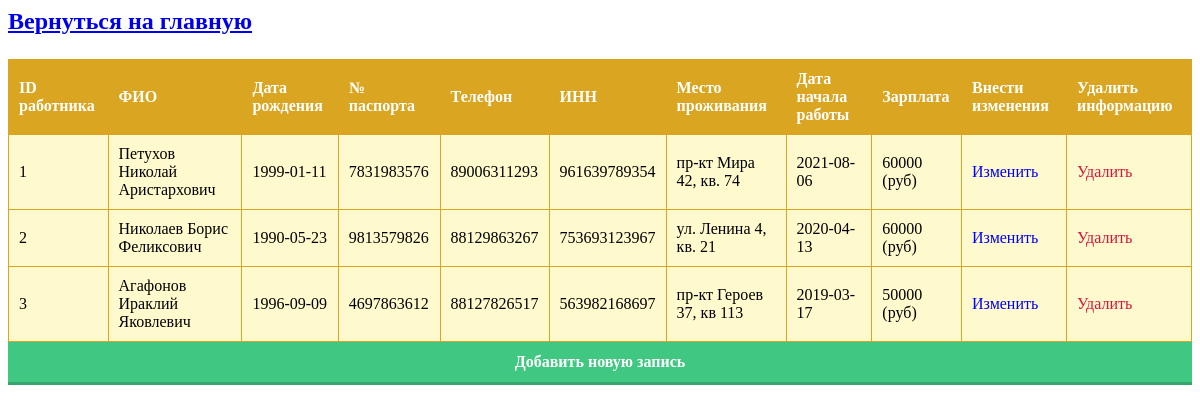
Screenshot of /app/worker.php with the database file from the repository.
### app/worker.php (the view, shortened to what this page needs)
<a href="index.php"><h2><p align="left">Вернуться  на главную</p></h2></a>
<?php
include ("db.php");
?>
<html>
<head>
<link rel="stylesheet" href="button.css">
</head>
<body>
<table class="myTable">
<tr>
<th>ID работника</th>
<th>ФИО</th>
<th>Дата рождения</th>
<th>№ паспорта</th>
<th>Телефон</th>
<th>ИНН</th>
<th>Место проживания</th>
<th>Дата начала работы</th>
<th>Зарплата</th>
<th>Внести изменения</th>
<th>Удалить информацию</th>
</tr>
<?php
$pro = mysqli_query($db, "SELECT * FROM работники");
$pro = mysqli_fetch_all($pro);
foreach ($pro as $pr) {
?>
<tr>
<td><?=$pr[0] ?></td>
<td><?=$pr[1] ?></td>
<td><?=$pr[2] ?></td>
<td><?=$pr[3] ?></td>
<td><?=$pr[4] ?></td>
<td><?=$pr[5] ?></td>
<td><?=$pr[6] ?></td>
<td><?=$pr[7] ?></td>
<td><?=$pr[8] ?> (руб)</td>
<td><a style="color: blue; text-decoration: none;" href="update5.php?id=<?=$pr[0] ?>">Изменить</a></td>
<td><a style="color: #DC143C; text-decoration: none;" href="delete5.php?id=<?=$pr[0] ?>">Удалить</a></td>
</tr>
<?php
}
?>
</table>
</body>
</html>
<a href="add5.php" class="button">Добавить новую запись</a>

### app/button.css (style rules this page uses)
.button { display: flex; justify-content: center; font-weight: 700; color: white; text-decoration: none; padding: 0.7em 1em calc(0.7em + 3px); background: rgb(64,199,129); box-shadow: 0 -3px rgb(53,167,110) inset; transition: 0.5s; }

### app/worker.php (style rules this page uses)
.myTable { width: 100%; text-align: left; background-color: lemonchiffon; border-collapse: collapse; }
.myTable th { background-color: goldenrod; color: white; }
.myTable td, .myTable th { padding: 10px; border: 1px solid goldenrod; }

### rows the page displays
работники: ID_работника "1", ФИО "Петухов Николай Аристархович", Дата_рождения "1999-01-11", value "7831983576", Телефон "89006311293", ИНН "961639789354", Место_проживания "пр-кт Мира 42, кв. 74", Дата_начала_работы "2021-08-06", Зарплата "60000"
работники: ID_работника "2", ФИО "Николаев Борис Феликсович", Дата_рождения "1990-05-23", value "9813579826", Телефон "88129863267", ИНН "753693123967", Место_проживания "ул. Ленина 4, кв. 21", Дата_начала_работы "2020-04-13", Зарплата "60000"
работники: ID_работника "3", ФИО "Агафонов Ираклий Яковлевич", Дата_рождения "1996-09-09", value "4697863612", Телефон "88127826517", ИНН "563982168697", Место_проживания "пр-кт Героев 37, кв 113", Дата_начала_работы "2019-03-17", Зарплата "50000"
